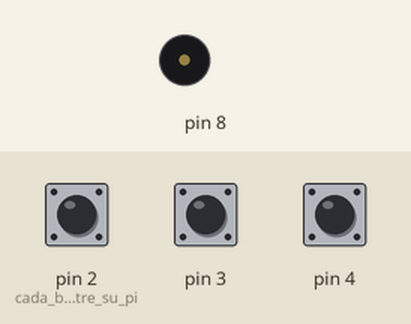
Recording of a sketch running on a simulated Arduino Uno, built with avr-gcc and run on an emulated ATmega328P. On the bench: buzzer (waves = sounding). Inputs (shaded band) come from the test bench; at power-on: pin 2 (cada_boton_va_entre_su_pi) HIGH, pin 3 HIGH, pin 4 HIGH.

Above: at 1.2 s.
1.3 s: pin 2 (cada_boton_va_entre_su_pi) pulled LOW for 0.15 s
At 1.37 s:
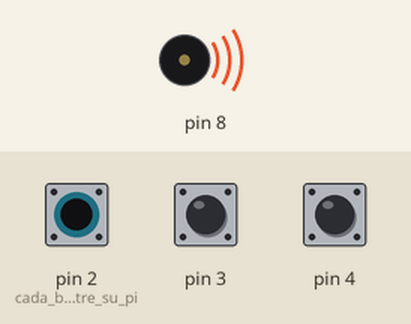
2.9 s: pin 2 (cada_boton_va_entre_su_pi) pulled LOW for 3.2 s
At 7.3 s:
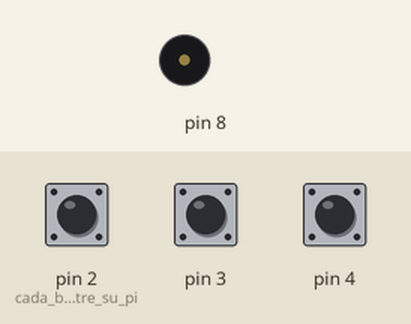
7.6 s: pin 3 pulled LOW for 3.2 s
At 8.5 s:
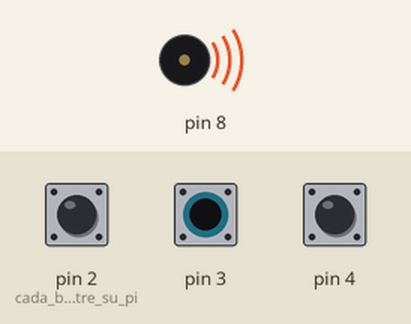
Timing chart, 0 to 12.3 s (numbered marks = the images above; inputs shaded):
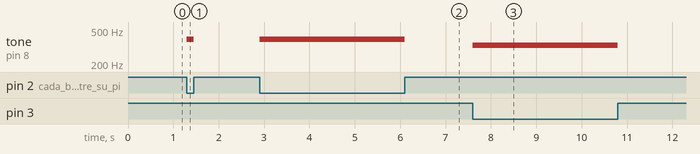

Measured:
- after the input at 1.3 s, tone on pin 8: silent → 392 Hz at once, → silent 0.15 s later
- after the input at 2.9 s, tone on pin 8: silent → 392 Hz at once, → silent 3.2 s later
- after the input at 7.6 s, tone on pin 8: silent → 330 Hz at once, → silent 3.2 s later

The sketch:

piano.ino
```cpp
// Sesion 5 - Reto: el mini piano
// Tres botones entre los pines 2, 3 y 4 y GND (sin resistencia: INPUT_PULLUP,
// apretado = LOW) y el buzzer en el pin 8. Cada boton, una nota.

void setup() {
  pinMode(2, INPUT_PULLUP);   // cada boton va entre su pin y GND
  pinMode(3, INPUT_PULLUP);
  pinMode(4, INPUT_PULLUP);
}

void loop() {
  if (digitalRead(4) == LOW) {
    tone(8, 262);   // do
  }
  if (digitalRead(3) == LOW) {
    tone(8, 330);   // mi
  }
  if (digitalRead(2) == LOW) {
    tone(8, 392);   // sol
  }
  if (digitalRead(2) == HIGH && digitalRead(3) == HIGH && digitalRead(4) == HIGH) {
    noTone(8);      // nadie aprieta: silencio
  }
}
```
